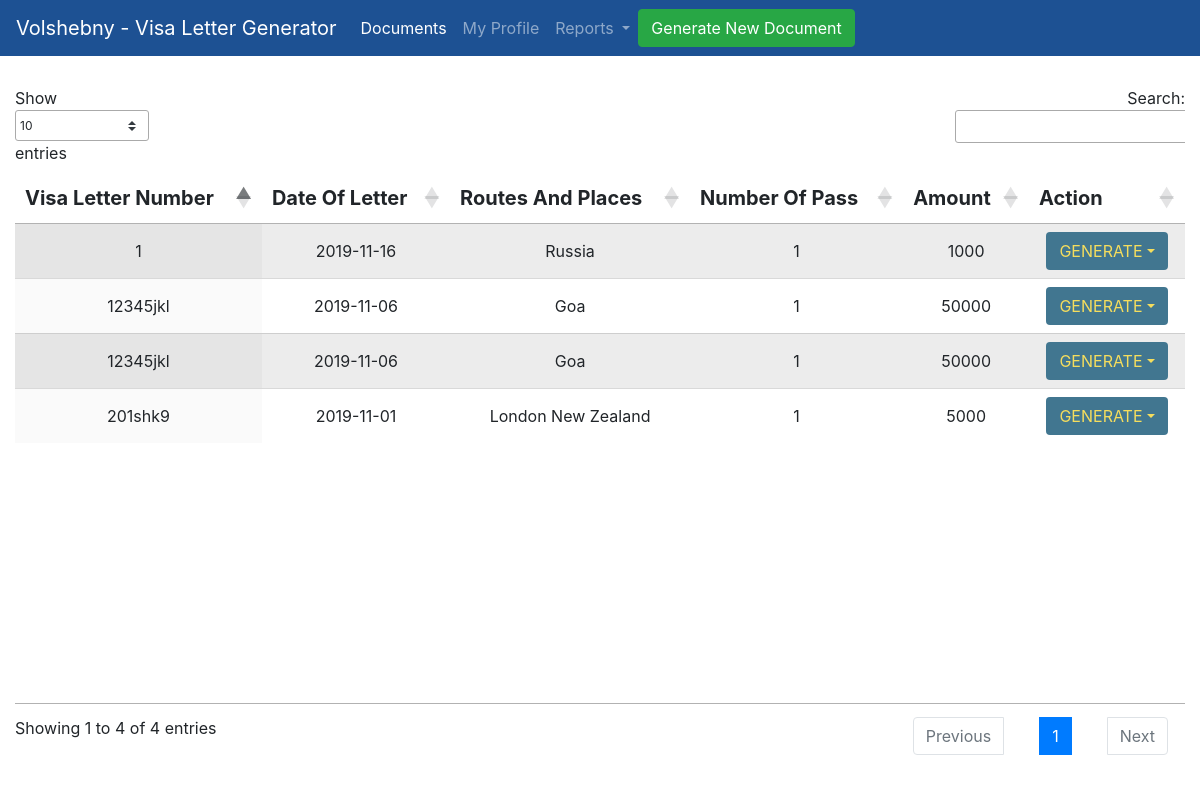
The page /list_copy (signed in) on the database as committed earlier.
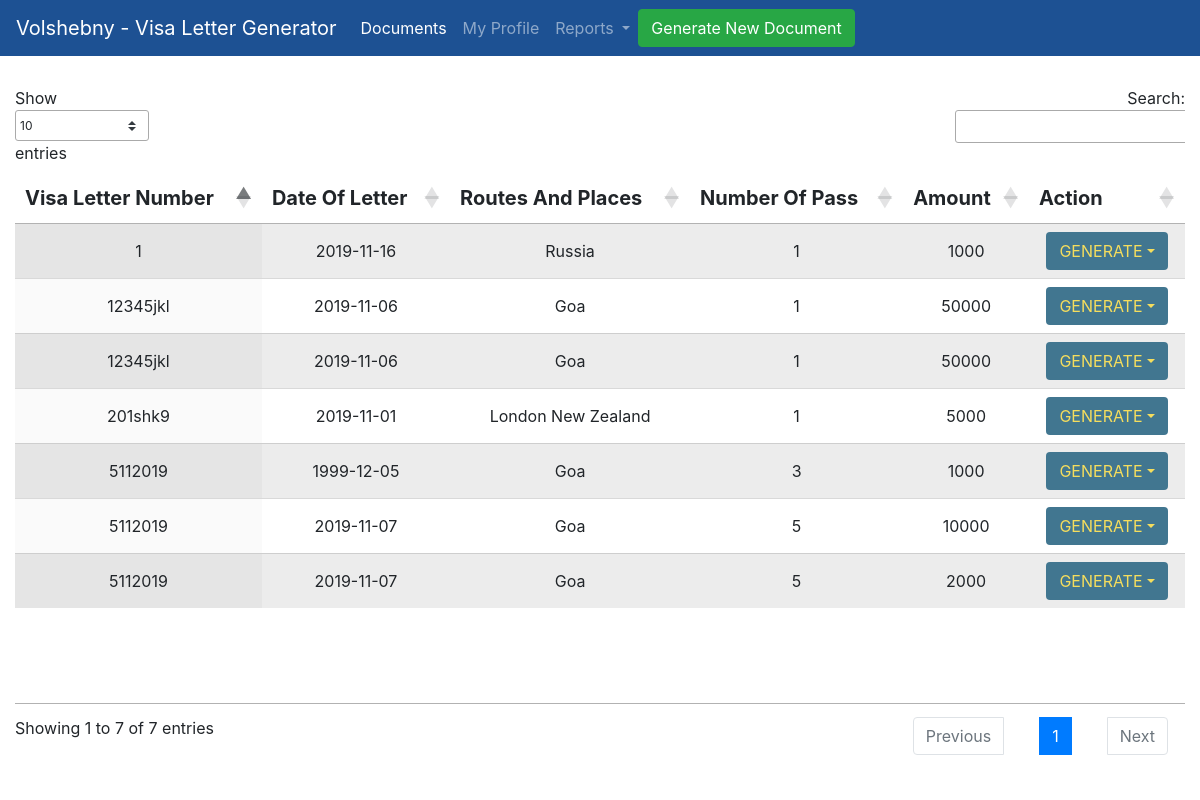
The same page on the database as committed later.
### generateletter/models.py (models this page shows, shortened)
class Visaletters(models.Model):
    Organization_Details = models.ForeignKey(Organization,on_delete=models.PROTECT,related_name="Organization_Name",)
    MULTIPLICITY = (
        ("single", "single"),
        ("double", "double"),
    )
    PAS = (("1", "1"), ("2", "2"), ("3", "3"), ("4", "4"), ("5", "5"))
    TOUR = (
        ("TOURISM","TOURISM"),
        ("AIM TOURISM","AIM TOURISM")
    )
    GENDER = (
        ("M","M"),
        ("F","F"),
    )
    def number():
        no = Visaletters.objects.count()
        if no == None:
            return 1
        else:
            return (int(str( ( 220 - 64 ) + no + 1 )+"2019"))
    multiplicity = models.CharField(choices=MULTIPLICITY, default="SINGLE",max_length=100)
    no_passengers = models.IntegerField(default=1)
    Country = CountryField(blank_label='(select country)')
    Tourism= models.CharField(choices=TOUR, default="TOURISM",max_length= 100 )
    entry_from = models.CharField(max_length=200)
    departure_to = models.CharField(max_length=200)
    Visa_Letter_Number = models.CharField(default=number,max_length=200)
    Visa_Letter_N = models.CharField(default = str(number),editable=False,max_length=200)
    Date_of_letter = models.CharField(max_length=200, blank=True)
    Routes_and_Places = models.CharField(max_length=500, default="moscow")
    hotels = models.CharField(max_length=264)
    multi = (("Paid", "Paid"), ("unpaid", "unpaid"))
    Payment_status = models.CharField(max_length=200, choices=multi, default="unpaid")
    amount = models.PositiveIntegerField()
    firstname_1 = models.CharField(max_length=264)
    lastname_1 = models.CharField(max_length=264)
    Passport_Number_1 = models.CharField(max_length=200, unique=True)
    Date_Of_Birth_1 = models.CharField(max_length=200)
    Sex_1 = models.CharField(choices=GENDER,max_length=100)
    firstname_2 = models.CharField(max_length=264, blank=True)
    lastname_2 = models.CharField(max_length=264, blank=True)
    Passport_Number_2 = models.CharField(max_length=200, blank=True)
    Date_Of_Birth_2 = models.CharField(max_length=200, blank=True)
    Sex_2 = models.CharField(max_length=100,choices=GENDER, blank=True)
    firstname_3 = models.CharField(max_length=264, blank=True)
    lastname_3 = models.CharField(max_length=264, blank=True)
    Passport_Number_3 = models.CharField(max_length=200, blank=True)
    Date_Of_Birth_3 = models.CharField(max_length=200, blank=True)
    Sex_3 = models.CharField(max_length=100,choices=GENDER, blank=True)
    firstname_4 = models.CharField(max_length=264, blank=True)
    lastname_4 = models.CharField(max_length=264, blank=True)
    Passport_Number_4 = models.CharField(max_length=200, blank=True)
    Date_Of_Birth_4 = models.CharField(max_length=200, blank=True)
    Sex_4 = models.CharField(max_length=100,choices=GENDER, blank=True)
    firstname_5 = models.CharField(max_length=264, blank=True)
    lastname_5 = models.CharField(max_length=264, blank=True)
    Passport_Number_5 = models.CharField(max_length=200, blank=True)
    Date_Of_Birth_5 = models.CharField(max_length=200, blank=True)
    Sex_5 = models.CharField(max_length=100,choices=GENDER, blank=True)
    class Meta:
        verbose_name_plural = "Fill Form to Generate Visa Letter and Voucher"

### generateletter/views.py (the view)
# urls.py: path("list_copy", views.list_view_copy.as_view(), name="listcopy"),
@method_decorator(login_required, name='dispatch')
class list_view_copy(ListView):
    model = Visaletters
    context_object_name = "list_view"
    template_name = "generateletter/list_copy.html"

### templates/generateletter/list_copy.html (shortened to what this page needs)
<!doctype html>
<html lang="en">
  <head>
    <link rel="stylesheet" href="https://maxcdn.bootstrapcdn.com/bootstrap/4.0.0/css/bootstrap.min.css">
    <link rel="stylesheet" href="http://cdn.datatables.net/1.10.19/css/jquery.dataTables.min.css">
    <link rel="stylesheet" type="text/css"
      href="https://cdn.datatables.net/v/bs4-4.1.1/dt-1.10.18/af-2.3.2/cr-1.5.0/fc-3.2.5/fh-3.1.4/kt-2.5.0/r-2.2.2/rg-1.1.0/rr-1.2.4/sc-1.5.0/sl-1.2.6/datatables.min.css" />
  </head>
  <body>
    <nav class="navbar navbar-expand-lg navbar-dark" style="background-color: #1d5193;">
  <a class="navbar-brand" href="#">Volshebny - Visa Letter Generator</a>
  <div class="collapse navbar-collapse" id="navbarNavDropdown">
    <ul class="navbar-nav">
      <li class="nav-item active">
        <a class="nav-link" href="#">Documents <span class="sr-only">(current)</span></a>
      </li>
      <li class="nav-item">
        <a class="nav-link" href="#">My Profile</a>
      </li>
      <li class="nav-item dropdown">
        <a class="nav-link dropdown-toggle" href="#" id="navbarDropdownMenuLink" role="button" data-toggle="dropdown" aria-haspopup="true" aria-expanded="false">
          Reports
        </a>
      </li>
    </ul>
    <a class="btn navbar-btn btn-success" href="http://volshebny.pythonanywhere.com/admin/generateletter/visaletters/add/">Generate New Document</a>
  </div>
</nav>
      {% if list_view %}
      <div id="content">
        <div class="container-fluid" style="margin-top:30px">
      <div class="table-responsive">
          <table  id="myTable" class="display table-striped text-center" style="width:100%">
          <thead class="thead-dark" style="font-size:20px;">
              <th scope="col" >Visa Letter Number</th>
              <th scope="col">Date Of Letter</th>
              <th scope="col">Routes And Places</th>
              <th scope="col">Number Of Pass</th>
              <th scope="col">Amount</th>
              <th scope="col">Action</th>
            </thead>
            {% for acc in list_view %}
              <tr style="font-size:16px">
                <td>{{ acc.Visa_Letter_Number }}</td>
                <td>{{ acc.Date_of_letter }}</td>
                <td>{{ acc.Routes_and_Places }}</td>
                <td>{{ acc.no_passengers }}</td>
                <td>{{ acc.amount }}</td>
                <td class="dropdown"><a href ='#' class = 'btn  dropdown-toggle' id="dropdownMenuButton" data-toggle="dropdown" aria-haspopup="true" aria-expanded="false" style="font-size:16px;color:#F5DD5D;background-color: #417690">GENERATE</a>
                  </td>
              </tr>
            {% endfor %}
        </table>
       </div>
          </div>
        </div>
      {% else %}
        <p>No Access Records. Table Not Created.</p>
      {% endif %}
  </body>
</html>

Rows that differ between the two databases and show on the page:
added Visaletters: Visa_Letter_Number "5112019", Date_of_letter "1999-12-05", Routes_and_Places "Goa", no_passengers "3", amount "1000"
added Visaletters: Visa_Letter_Number "5112019", Date_of_letter "2019-11-07", Routes_and_Places "Goa", no_passengers "5", amount "10000"
added Visaletters: Visa_Letter_Number "5112019", Date_of_letter "2019-11-07", Routes_and_Places "Goa", no_passengers "5", amount "2000"
Other text that changed with them:
text written by a page script: "Show entries Search: Showing 1 to 4 of 4 entries Previous 1 Next" → "Show entries Search: Showing 1 to 7 of 7 entries Previous 1 Next"
